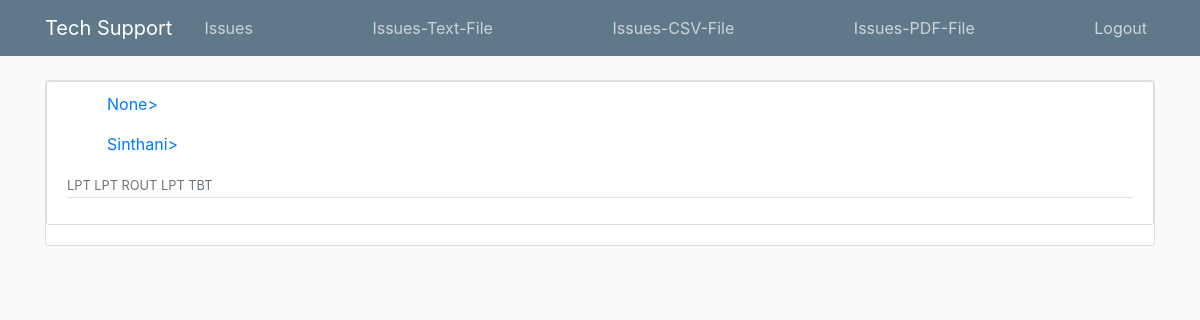
The app's page /home/ (signed in), older data.
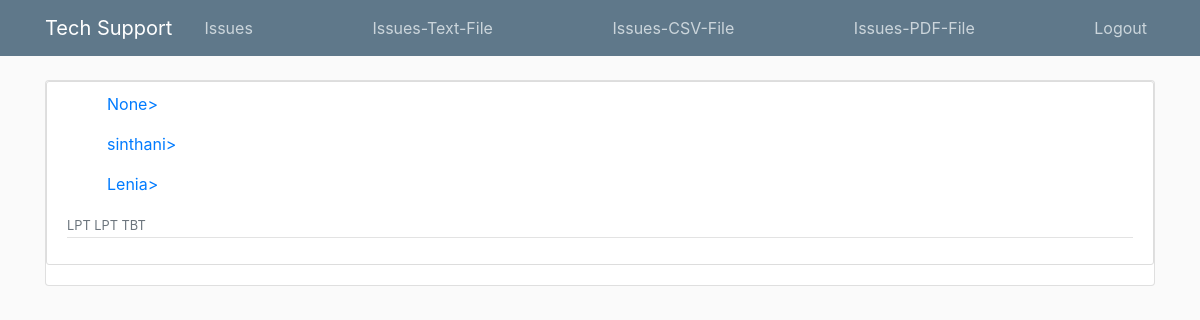
The same page, newer data.
### supportapp/models.py (models this page shows, shortened)
class CoachUser(AbstractBaseUser, PermissionsMixin):
    username = models.CharField(max_length=12, primary_key=True)
    email = models.EmailField(_('email address'), unique=True)
    is_staff = models.BooleanField(default=False)
    is_active = models.BooleanField(default=True)
    date_joined = models.DateTimeField(auto_now_add=True)
    staff_code = models.ForeignKey("Staff", on_delete=models.CASCADE,null=True)
    first_name = models.CharField(max_length=50,null=True)
    last_name = models.CharField(max_length=50,null=True)
    gender = models.CharField(max_length=6,null=True)
    cluster_code = models.ForeignKey("Cluster", on_delete=models.CASCADE, null=True)
    center_code = models.ForeignKey("Center", on_delete=models.CASCADE, null=True)
    address = models.CharField(max_length=254)
    phone_number = models.IntegerField(null=True)
    registration_date = models.DateField(auto_now_add=True)
    USERNAME_FIELD = 'username'
    REQUIRED_FIELDS = []
    objects = CustomUserManager()

class Issue(models.Model):
    issue_id = models.UUIDField(primary_key=True, default=uuid.uuid4, editable=False)
    issue_code = models.ForeignKey("Issue_Catgry", on_delete=models.CASCADE)
    username = models.ForeignKey("CoachUser", on_delete=models.CASCADE)
    cluster_code = models.ForeignKey("Cluster", on_delete=models.CASCADE, null=True)
    center_code = models.ForeignKey("Center", on_delete=models.CASCADE, null=True)
    issue_description = models.TextField(max_length=150)
    urgent = models.CharField(max_length=10)
    issue_date = models.DateField(auto_now_add=True)

class Issue_Catgry(models.Model):
    issue_code = models.CharField(max_length=30, primary_key=True)
    description = models.CharField(max_length=150)
    def __str__(self):
        return f"{self.issue_code}"

### supportapp/views.py (the view)
# urls.py: 2. Add a URL to urlpatterns:  path('', views.home, name='home')
@login_required
def home(request):
    context = {
        'sys_user': CoachUser.objects.all(),
        'coach_issues': Issue.objects.all(),
            }
    return render(request, 'supportapp/index.html', context)

### supportapp/templates/supportapp/index.html (shortened to what this page needs)
{%extends "supportapp/base.html"%}
{% load crispy_forms_tags  %}
{% block content %}
<article class="media content-section">
    <div class="media-body">
      <div class="article-metadata">
        {% for user in sys_user %}
        <ol>
        <a class="mr-2" href="#">{{ user.first_name }}></a>
        </ol>
        {% endfor %}
        {% for isue in coach_issues %}
        <small class="text-muted">{{ isue.issue_code }} </small>
        {% endfor %}
      </div>
    </div>
  </article>
{% endblock content %}

Row changes from the older to the newer data that the page shows:
removed Issue: issue_code "LPT"
removed Issue: issue_code "ROUT"
changed CoachUser: first_name "Sinthani" → "sinthani"
added CoachUser: first_name "Lenia"
